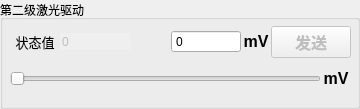
      <widget class="QGroupBox" name="groupBox_11">
       <property name="title">
        <string>第二级激光驱动</string>
       </property>
       <widget class="QWidget" name="verticalLayoutWidget_4">
        <property name="geometry">
         <rect>
          <x>10</x>
          <y>20</y>
          <width>341</width>
          <height>80</height>
         </rect>
        </property>
        <layout class="QVBoxLayout" name="verticalLayout_4">
         <property name="spacing">
          <number>0</number>
         </property>
         <item>
          <layout class="QHBoxLayout" name="horizontalLayout_14">
           <item>
            <widget class="QLabel" name="label_4">
             <property name="maximumSize">
              <size>
               <width>50</width>
               <height>20</height>
              </size>
             </property>
             <property name="text">
              <string>&lt;html&gt;&lt;head/&gt;&lt;body&gt;&lt;p align=&quot;center&quot;&gt;&lt;span style=&quot; font-size:10pt;&quot;&gt;状态值&lt;/span&gt;&lt;/p&gt;&lt;/body&gt;&lt;/html&gt;</string>
             </property>
            </widget>
           </item>
           <item>
            <widget class="QSpinBox" name="spinBox_3">
             <property name="enabled">
              <bool>false</bool>
             </property>
             <property name="focusPolicy">
              <enum>Qt::NoFocus</enum>
             </property>
             <property name="frame">
              <bool>false</bool>
             </property>
             <property name="readOnly">
              <bool>true</bool>
             </property>
             <property name="buttonSymbols">
              <enum>QAbstractSpinBox::NoButtons</enum>
             </property>
             <property name="specialValueText">
              <string/>
             </property>
             <property name="keyboardTracking">
              <bool>true</bool>
             </property>
             <property name="maximum">
              <number>2500</number>
             </property>
            </widget>
           </item>
           <item>
            <spacer name="horizontalSpacer_3">
             <property name="orientation">
              <enum>Qt::Horizontal</enum>
             </property>
             <property name="sizeType">
              <enum>QSizePolicy::Fixed</enum>
             </property>
             <property name="sizeHint" stdset="0">
              <size>
               <width>40</width>
               <height>20</height>
              </size>
             </property>
            </spacer>
           </item>
           <item>
            <widget class="QSpinBox" name="voltageSpinBoxL2">
             <property name="buttonSymbols">
              <enum>QAbstractSpinBox::NoButtons</enum>
             </property>
             <property name="maximum">
              <number>2500</number>
             </property>
            </widget>
           </item>
           <item>
            <widget class="QLabel" name="label_16">
             <property name="minimumSize">
              <size>
               <width>30</width>
               <height>30</height>
              </size>
             </property>
             <property name="maximumSize">
              <size>
               <width>30</width>
               <height>30</height>
              </size>
             </property>
             <property name="text">
              <string>&lt;html&gt;&lt;head/&gt;&lt;body&gt;&lt;p align=&quot;center&quot;&gt;&lt;span style=&quot; font-size:12pt; font-weight:600;&quot;&gt;mV&lt;/span&gt;&lt;/p&gt;&lt;/body&gt;&lt;/html&gt;</string>
             </property>
            </widget>
           </item>
           <item>
            <widget class="QPushButton" name="sendButtonL2">
             <property name="enabled">
              <bool>false</bool>
             </property>
             <property name="sizePolicy">
              <sizepolicy hsizetype="Fixed" vsizetype="Fixed">
               <horstretch>0</horstretch>
               <verstretch>0</verstretch>
              </sizepolicy>
             </property>
             <property name="font">
              <font>
               <family>新宋体</family>
               <pointsize>12</pointsize>
               <weight>75</weight>
               <bold>true</bold>
              </font>
             </property>
             <property name="text">
              <string>发送</string>
             </property>
             <property name="flat">
              <bool>false</bool>
             </property>
             <property name="userButtonID" stdset="0">
              <number>3</number>
             </property>
            </widget>
           </item>
          </layout>
         </item>
         <item>
          <layout class="QHBoxLayout" name="horizontalLayout_5">
           <item>
            <widget class="QSlider" name="voltageSliderL2">
             <property name="minimumSize">
              <size>
               <width>80</width>
               <height>0</height>
              </size>
             </property>
             <property name="maximumSize">
              <size>
               <width>16777215</width>
               <height>16777215</height>
              </size>
             </property>
             <property name="focusPolicy">
              <enum>Qt::ClickFocus</enum>
             </property>
             <property name="maximum">
              <number>2500</number>
             </property>
             <property name="orientation">
              <enum>Qt::Horizontal</enum>
             </property>
            </widget>
           </item>
           <item>
            <widget class="QLabel" name="label_17">
             <property name="minimumSize">
              <size>
               <width>30</width>
               <height>30</height>
              </size>
             </property>
             <property name="maximumSize">
              <size>
               <width>30</width>
               <height>30</height>
              </size>
             </property>
             <property name="text">
              <string>&lt;html&gt;&lt;head/&gt;&lt;body&gt;&lt;p align=&quot;center&quot;&gt;&lt;span style=&quot; font-size:12pt; font-weight:600;&quot;&gt;mV&lt;/span&gt;&lt;/p&gt;&lt;/body&gt;&lt;/html&gt;</string>
             </property>
            </widget>
           </item>
          </layout>
         </item>
        </layout>
       </widget>
      </widget>
